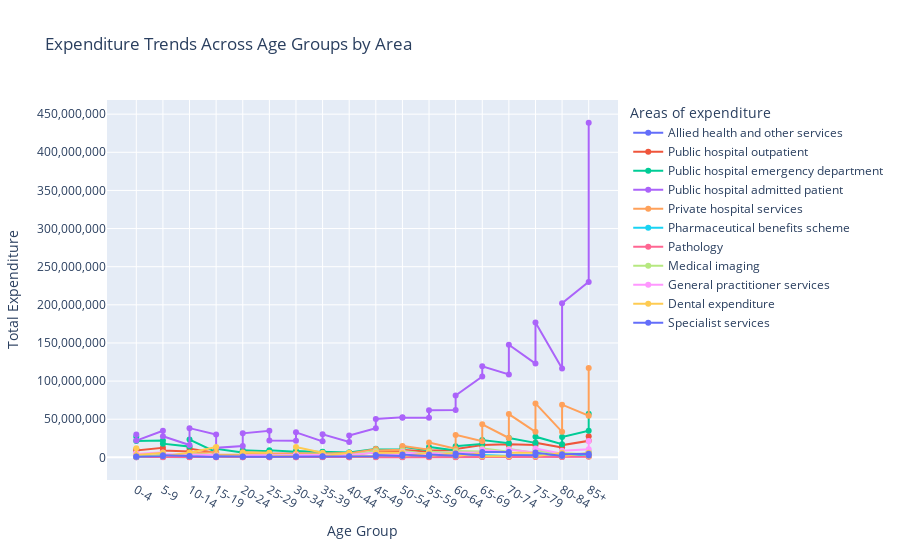

Notebook code cell kept with this figure:
### Code cell
# Create a line chart
fig = px.line(
    df_cleaned,
    x="Age Group",
    y="Total Expenditure",
    color="Areas of expenditure",
    title="Expenditure Trends Across Age Groups by Area",
    labels={"Expenditure": "Expenditure ($)", "Age Group": "Age Group"},
    markers=True  # Adds markers at data points
)

# Update the y-axis to add a thousand separator
fig.update_layout(
    yaxis_tickformat = ',.0f'  # Adds commas for thousand separator on y-axis
)

# Manually format the values in the trace data
fig.update_traces(
    hovertemplate='<b>%{data.name}</b><br>Expenditure: $%{y:,.0f}<extra></extra>'  # Add name and value in hover text
)

# Show the chart
fig.show()

### Figure 1 — Plotly figure (JSON) as saved in the notebook; plotly's stock layout.template omitted (floating-point values rounded to 4 significant figures)
{"data": [{"hovertemplate": "<b>%{data.name}</b><br>Expenditure: $%{y:,.0f}<extra></extra>", "legendgroup": "Allied health and other services", "line": {"color": "#636efa", "dash": "solid"}, "marker": {"symbol": "circle"}, "mode": "lines+markers", "name": "Allied health and other services", "orientation": "v", "showlegend": true, "type": "scatter", "x": ["0-4", "0-4", "5-9", "5-9", "10-14", "10-14", "15-19", "15-19", "20-24", "20-24", "25-29", "25-29", "30-34", "30-34", "35-39", "35-39", "40-44", "40-44", "45-49", "45-49", "50-54", "50-54", "55-59", "55-59", "60-64", "60-64", "65-69", "65-69", "70-74", "70-74", "75-79", "75-79", "80-84", "80-84", "85+", "85+"], "xaxis": "x", "y": [276000.0, 552200.0, 902000.0, 538400.0, 456700.0, 602800.0, 422600.0, 353100.0, 672400.0, 454800.0, 464500.0, 886500.0, 972000.0, 533500.0, 398600.0, 891800.0, 391100.0, 723300.0, 1032000.0, 447600.0, 480000.0, 1139000.0, 436800.0, 959600.0, 537700.0, 1107000.0, 856600.0, 1581000.0, 1800000.0, 1033000.0, 1034000.0, 1908000.0, 808100.0, 1459000.0, 1519000.0, 2807000.0], "yaxis": "y"}, {"hovertemplate": "<b>%{data.name}</b><br>Expenditure: $%{y:,.0f}<extra></extra>", "legendgroup": "Public hospital outpatient", "line": {"color": "#EF553B", "dash": "solid"}, "marker": {"symbol": "circle"}, "mode": "lines+markers", "name": "Public hospital outpatient", "orientation": "v", "showlegend": true, "type": "scatter", "x": ["0-4", "0-4", "5-9", "5-9", "10-14", "10-14", "15-19", "15-19", "20-24", "20-24", "25-29", "25-29", "30-34", "30-34", "35-39", "35-39", "40-44", "40-44", "45-49", "45-49", "50-54", "50-54", "55-59", "55-59", "60-64", "60-64", "65-69", "65-69", "70-74", "70-74", "75-79", "75-79", "80-84", "80-84", "85+", "85+"], "xaxis": "x", "y": [10710000.0, 8974000.0, 12430000.0, 8860000.0, 7824000.0, 11510000.0, 5818000.0, 2606000.0, 2736000.0, 4891000.0, 3962000.0, 4742000.0, 4957000.0, 4862000.0, 4533000.0, 3904000.0, 4073000.0, 4007000.0, 6138000.0, 7666000.0, 7914000.0, 9750000.0, 7459000.0, 9038000.0, 9224000.0, 10840000.0, 16120000.0, 15950000.0, 16270000.0, 17130000.0, 16290000.0, 19070000.0, 12820000.0, 15940000.0, 21720000.0, 27810000.0], "yaxis": "y"}, {"hovertemplate": "<b>%{data.name}</b><br>Expenditure: $%{y:,.0f}<extra></extra>", "legendgroup": "Public hospital emergency department", "line": {"color": "#00cc96", "dash": "solid"}, "marker": {"symbol": "circle"}, "mode": "lines+markers", "name": "Public hospital emergency department", "orientation": "v", "showlegend": true, "type": "scatter", "x": ["0-4", "0-4", "5-9", "5-9", "10-14", "10-14", "15-19", "15-19", "20-24", "20-24", "25-29", "25-29", "30-34", "30-34", "35-39", "35-39", "40-44", "40-44", "45-49", "45-49", "50-54", "50-54", "55-59", "55-59", "60-64", "60-64", "65-69", "65-69", "70-74", "70-74", "75-79", "75-79", "80-84", "80-84", "85+", "85+"], "xaxis": "x", "y": [27130000.0, 21520000.0, 22150000.0, 17940000.0, 14110000.0, 23420000.0, 6895000.0, 11220000.0, 6316000.0, 9235000.0, 8036000.0, 9377000.0, 7331000.0, 8226000.0, 6911000.0, 7183000.0, 6343000.0, 6443000.0, 11230000.0, 10460000.0, 10620000.0, 13850000.0, 9256000.0, 13630000.0, 9138000.0, 14620000.0, 17630000.0, 22600000.0, 18550000.0, 25290000.0, 18940000.0, 27110000.0, 17220000.0, 26560000.0, 34990000.0, 57160000.0], "yaxis": "y"}, {"hovertemplate": "<b>%{data.name}</b><br>Expenditure: $%{y:,.0f}<extra></extra>", "legendgroup": "Public hospital admitted patient", "line": {"color": "#ab63fa", "dash": "solid"}, "marker": {"symbol": "circle"}, "mode": "lines+markers", "name": "Public hospital admitted patient", "orientation": "v", "showlegend": true, "type": "scatter", "x": ["0-4", "0-4", "5-9", "5-9", "10-14", "10-14", "15-19", "15-19", "20-24", "20-24", "25-29", "25-29", "30-34", "30-34", "35-39", "35-39", "40-44", "40-44", "45-49", "45-49", "50-54", "50-54", "55-59", "55-59", "60-64", "60-64", "65-69", "65-69", "70-74", "70-74", "75-79", "75-79", "80-84", "80-84", "85+", "85+"], "xaxis": "x", "y": [30100000.0, 22000000.0, 34930000.0, 27750000.0, 16160000.0, 38290000.0, 30000000.0, 12500000.0, 14890000.0, 31490000.0, 34850000.0, 22220000.0, 21780000.0, 32750000.0, 20970000.0, 30320000.0, 20090000.0, 28600000.0, 38150000.0, 50260000.0, 52540000.0, 52080000.0, 52010000.0, 61820000.0, 62160000.0, 81080000.0, 105900000.0, 119400000.0, 108700000.0, 147600000.0, 122900000.0, 176800000.0, 116400000.0, 202100000.0, 230100000.0, 438700000.0], "yaxis": "y"}, {"hovertemplate": "<b>%{data.name}</b><br>Expenditure: $%{y:,.0f}<extra></extra>", "legendgroup": "Private hospital services", "line": {"color": "#FFA15A", "dash": "solid"}, "marker": {"symbol": "circle"}, "mode": "lines+markers", "name": "Private hospital services", "orientation": "v", "showlegend": true, "type": "scatter", "x": ["0-4", "0-4", "5-9", "5-9", "10-14", "10-14", "15-19", "15-19", "20-24", "20-24", "25-29", "25-29", "30-34", "30-34", "35-39", "35-39", "40-44", "40-44", "45-49", "45-49", "50-54", "50-54", "55-59", "55-59", "60-64", "60-64", "65-69", "65-69", "70-74", "70-74", "75-79", "75-79", "80-84", "80-84", "85+", "85+"], "xaxis": "x", "y": [1416000.0, 950100.0, 2978000.0, 2678000.0, 2793000.0, 5066000.0, 6943000.0, 3342000.0, 3539000.0, 6765000.0, 5730000.0, 4462000.0, 4456000.0, 4984000.0, 4798000.0, 5171000.0, 5532000.0, 4996000.0, 10800000.0, 8892000.0, 9952000.0, 15040000.0, 10120000.0, 19540000.0, 11430000.0, 29450000.0, 21150000.0, 43320000.0, 25380000.0, 56720000.0, 33450000.0, 70690000.0, 33420000.0, 69040000.0, 54520000.0, 117200000.0], "yaxis": "y"}, {"hovertemplate": "<b>%{data.name}</b><br>Expenditure: $%{y:,.0f}<extra></extra>", "legendgroup": "Pharmaceutical benefits scheme", "line": {"color": "#19d3f3", "dash": "solid"}, "marker": {"symbol": "circle"}, "mode": "lines+markers", "name": "Pharmaceutical benefits scheme", "orientation": "v", "showlegend": true, "type": "scatter", "x": ["0-4", "0-4", "5-9", "5-9", "10-14", "10-14", "15-19", "15-19", "20-24", "20-24", "25-29", "25-29", "30-34", "30-34", "35-39", "35-39", "40-44", "40-44", "45-49", "45-49", "50-54", "50-54", "55-59", "55-59", "60-64", "60-64", "65-69", "65-69", "70-74", "70-74", "75-79", "75-79", "80-84", "80-84", "85+", "85+"], "xaxis": "x", "y": [1061000.0, 777400.0, 2364000.0, 580800.0, 304100.0, 2450000.0, 1486000.0, 833100.0, 411800.0, 622800.0, 347900.0, 386900.0, 509700.0, 494700.0, 573300.0, 467800.0, 657400.0, 562500.0, 1239000.0, 838500.0, 1082000.0, 1586000.0, 958000.0, 1484000.0, 1121000.0, 1692000.0, 1814000.0, 2957000.0, 1882000.0, 3091000.0, 1967000.0, 3525000.0, 1350000.0, 2815000.0, 2901000.0, 7174000.0], "yaxis": "y"}, {"hovertemplate": "<b>%{data.name}</b><br>Expenditure: $%{y:,.0f}<extra></extra>", "legendgroup": "Pathology", "line": {"color": "#FF6692", "dash": "solid"}, "marker": {"symbol": "circle"}, "mode": "lines+markers", "name": "Pathology", "orientation": "v", "showlegend": true, "type": "scatter", "x": ["0-4", "0-4", "5-9", "5-9", "10-14", "10-14", "15-19", "15-19", "20-24", "20-24", "25-29", "25-29", "30-34", "30-34", "35-39", "35-39", "40-44", "40-44", "45-49", "45-49", "50-54", "50-54", "55-59", "55-59", "60-64", "60-64", "65-69", "65-69", "70-74", "70-74", "75-79", "75-79", "80-84", "80-84", "85+", "85+"], "xaxis": "x", "y": [338900.0, 233300.0, 440400.0, 281000.0, 266000.0, 313400.0, 200400.0, 133800.0, 184800.0, 231100.0, 188300.0, 219500.0, 283200.0, 239800.0, 312300.0, 197500.0, 255600.0, 199200.0, 399300.0, 229000.0, 263000.0, 428000.0, 206600.0, 338900.0, 241800.0, 364100.0, 406600.0, 650900.0, 420300.0, 645100.0, 458700.0, 732600.0, 327800.0, 541500.0, 780600.0, 1464000.0], "yaxis": "y"}, {"hovertemplate": "<b>%{data.name}</b><br>Expenditure: $%{y:,.0f}<extra></extra>", "legendgroup": "Medical imaging", "line": {"color": "#B6E880", "dash": "solid"}, "marker": {"symbol": "circle"}, "mode": "lines+markers", "name": "Medical imaging", "orientation": "v", "showlegend": true, "type": "scatter", "x": ["0-4", "0-4", "5-9", "5-9", "10-14", "10-14", "15-19", "15-19", "20-24", "20-24", "25-29", "25-29", "30-34", "30-34", "35-39", "35-39", "40-44", "40-44", "45-49", "45-49", "50-54", "50-54", "55-59", "55-59", "60-64", "60-64", "65-69", "65-69", "70-74", "70-74", "75-79", "75-79", "80-84", "80-84", "85+", "85+"], "xaxis": "x", "y": [796500.0, 683200.0, 2490000.0, 2277000.0, 4359000.0, 4439000.0, 3113000.0, 1972000.0, 2052000.0, 2844000.0, 2758000.0, 2647000.0, 3158000.0, 3161000.0, 3805000.0, 2972000.0, 4384000.0, 3243000.0, 8241000.0, 4901000.0, 4777000.0, 8527000.0, 4389000.0, 7545000.0, 5098000.0, 8297000.0, 7677000.0, 11740000.0, 7200000.0, 11030000.0, 5827000.0, 9566000.0, 3418000.0, 5792000.0, 3948000.0, 6559000.0], "yaxis": "y"}, {"hovertemplate": "<b>%{data.name}</b><br>Expenditure: $%{y:,.0f}<extra></extra>", "legendgroup": "General practitioner services", "line": {"color": "#FF97FF", "dash": "solid"}, "marker": {"symbol": "circle"}, "mode": "lines+markers", "name": "General practitioner services", "orientation": "v", "showlegend": true, "type": "scatter", "x": ["0-4", "0-4", "5-9", "5-9", "10-14", "10-14", "15-19", "15-19", "20-24", "20-24", "25-29", "25-29", "30-34", "30-34", "35-39", "35-39", "40-44", "40-44", "45-49", "45-49", "50-54", "50-54", "55-59", "55-59", "60-64", "60-64", "65-69", "65-69", "70-74", "70-74", "75-79", "75-79", "80-84", "80-84", "85+", "85+"], "xaxis": "x", "y": [5370000.0, 4267000.0, 6452000.0, 4402000.0, 2837000.0, 3831000.0, 2663000.0, 1521000.0, 1949000.0, 2774000.0, 2735000.0, 2713000.0, 3184000.0, 3355000.0, 3810000.0, 3096000.0, 3553000.0, 3223000.0, 6274000.0, 4087000.0, 4532000.0, 6948000.0, 3599000.0, 5742000.0, 4051000.0, 6228000.0, 5920000.0, 9840000.0, 6237000.0, 10240000.0, 6523000.0, 11670000.0, 4750000.0, 8817000.0, 10550000.0, 21390000.0], "yaxis": "y"}, {"hovertemplate": "<b>%{data.name}</b><br>Expenditure: $%{y:,.0f}<extra></extra>", "legendgroup": "Dental expenditure", "line": {"color": "#FECB52", "dash": "solid"}, "marker": {"symbol": "circle"}, "mode": "lines+markers", "name": "Dental expenditure", "orientation": "v", "showlegend": true, "type": "scatter", "x": ["0-4", "0-4", "5-9", "5-9", "10-14", "10-14", "15-19", "15-19", "20-24", "20-24", "25-29", "25-29", "30-34", "30-34", "35-39", "35-39", "40-44", "40-44", "45-49", "45-49", "50-54", "50-54", "55-59", "55-59", "60-64", "60-64", "65-69", "65-69", "70-74", "70-74", "75-79", "75-79", "80-84", "80-84", "85+", "85+"], "xaxis": "x", "y": [12020000.0, 3004000.0, 6008000.0, 1502000.0, 6008000.0, 6008000.0, 13520000.0, 1502000.0, 1502000.0, 6008000.0, 6008000.0, 1502000.0, 1502000.0, 13520000.0, 6008000.0, 1502000.0, 6008000.0, 1502000.0, 1502000.0, 6008000.0, 6008000.0, 1502000.0, 6008000.0, 1502000.0, 6008000.0, 1502000.0, 6008000.0, 1502000.0, 1502000.0, 6008000.0, 6008000.0, 1502000.0, 6008000.0, 1502000.0, 6008000.0, 1502000.0], "yaxis": "y"}, {"hovertemplate": "<b>%{data.name}</b><br>Expenditure: $%{y:,.0f}<extra></extra>", "legendgroup": "Specialist services", "line": {"color": "#636efa", "dash": "solid"}, "marker": {"symbol": "circle"}, "mode": "lines+markers", "name": "Specialist services", "orientation": "v", "showlegend": true, "type": "scatter", "x": ["0-4", "0-4", "5-9", "5-9", "10-14", "10-14", "15-19", "15-19", "20-24", "20-24", "25-29", "25-29", "30-34", "30-34", "35-39", "35-39", "40-44", "40-44", "45-49", "45-49", "50-54", "50-54", "55-59", "55-59", "60-64", "60-64", "65-69", "65-69", "70-74", "70-74", "75-79", "75-79", "80-84", "80-84", "85+", "85+"], "xaxis": "x", "y": [1210000.0, 928100.0, 1583000.0, 2615000.0, 1890000.0, 1436000.0, 608700.0, 1529000.0, 1121000.0, 666700.0, 820500.0, 960300.0, 1096000.0, 1216000.0, 1094000.0, 1538000.0, 1195000.0, 1532000.0, 1531000.0, 2944000.0, 1913000.0, 3810000.0, 1575000.0, 3823000.0, 2023000.0, 4929000.0, 2711000.0, 6893000.0, 6875000.0, 2986000.0, 2709000.0, 6305000.0, 1840000.0, 4076000.0, 4719000.0, 2394000.0], "yaxis": "y"}], "layout": {"legend": {"title": {"text": "Areas of expenditure"}, "tracegroupgap": 0}, "title": {"text": "Expenditure Trends Across Age Groups by Area"}, "xaxis": {"anchor": "y", "domain": [0, 1], "title": {"text": "Age Group"}}, "yaxis": {"anchor": "x", "domain": [0, 1], "tickformat": ",.0f", "title": {"text": "Total Expenditure"}}}}
